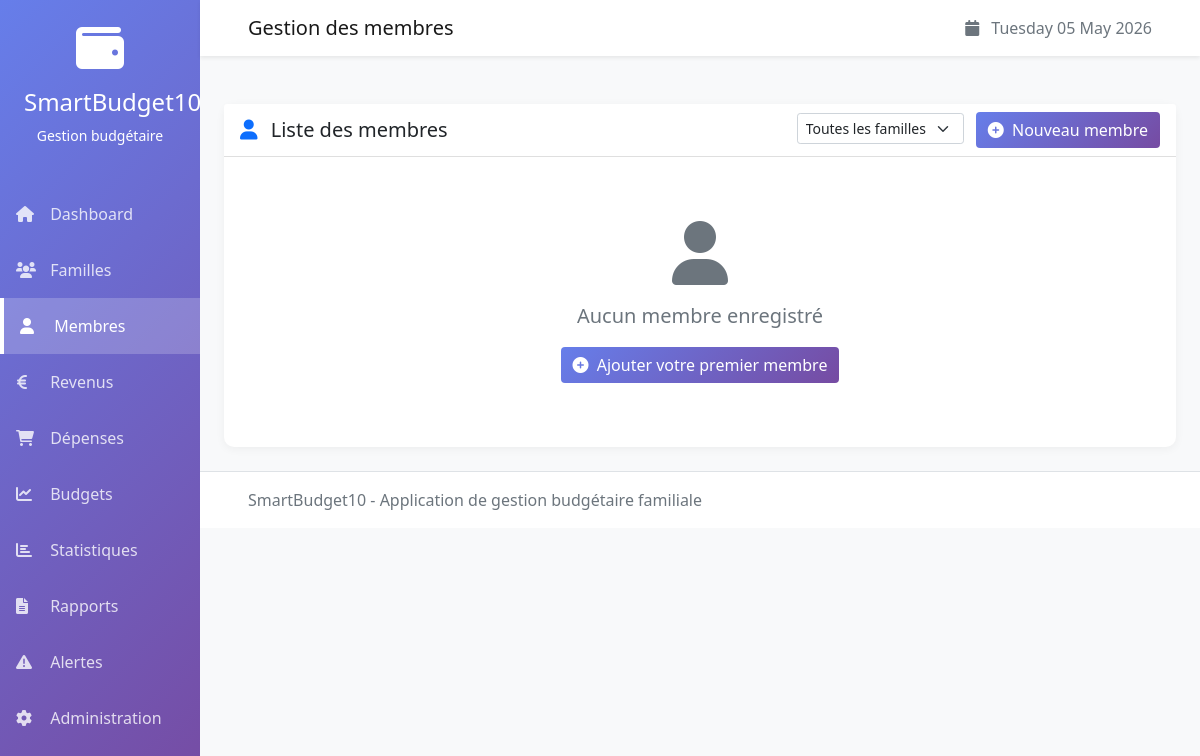
/membres/, run on an earlier commit of the app's database.
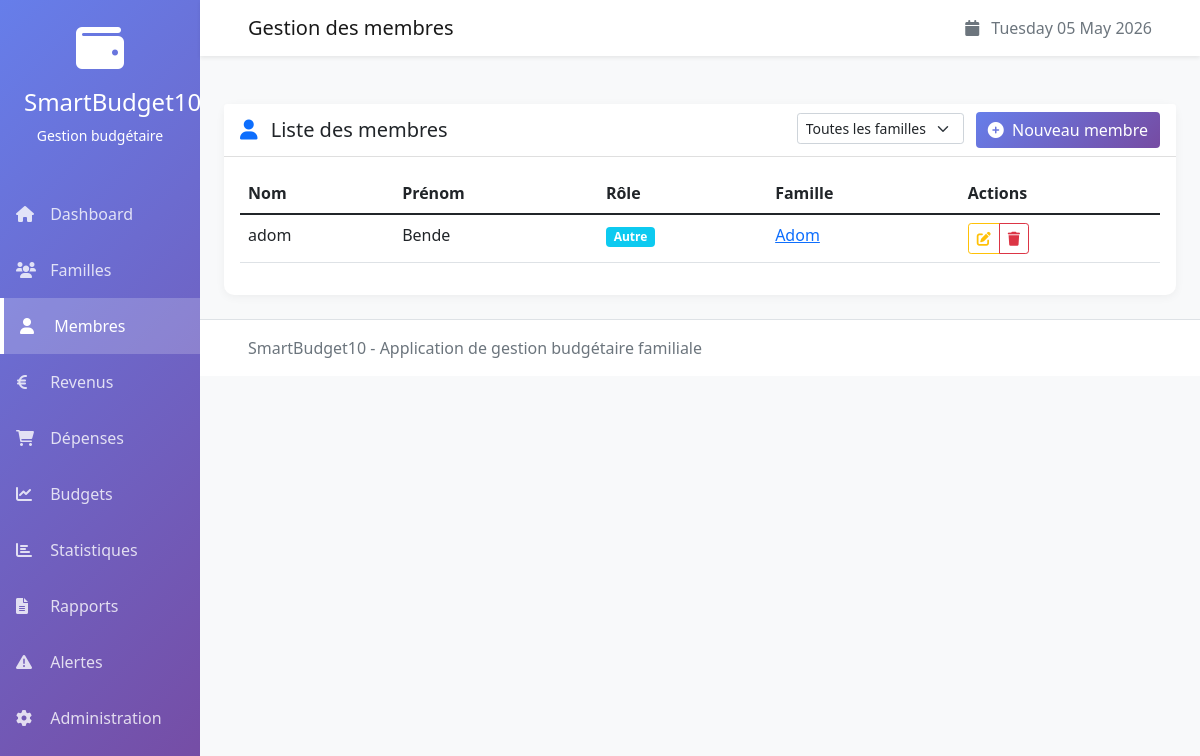
And on a later commit of the database.
### gestionbudgetfamille10/models/membre.py (models this page shows, shortened)
class Membre(models.Model):
    ROLE_CHOICES = [
        ('parent', 'Parent'),
        ('enfant', 'Enfant'),
        ('autre', 'Autre'),
    ]
    idMembre = models.AutoField(primary_key=True)
    Nom = models.CharField(max_length=50)
    Prenom = models.CharField(max_length=50)
    Role = models.CharField(max_length=20, choices=ROLE_CHOICES, default='enfant')
    idFamille = models.ForeignKey(Famille, on_delete=models.CASCADE, related_name='membres')
    class Meta:
        verbose_name = "Membre"
        verbose_name_plural = "Membres"

### gestionbudgetfamille10/models/famille.py (models this page shows, shortened)
class Famille(models.Model):
    idFamille = models.AutoField(primary_key=True)
    NomFamille = models.CharField(max_length=100)
    NombreMembres = models.IntegerField(default=1)
    class Meta:
        verbose_name = "Famille"
        verbose_name_plural = "Familles"

### gestionbudgetfamille10/views/membre_views.py (the view)
# urls.py: path('membres/', membre_views.liste_membres, name='liste_membres'),
def liste_membres(request):
    famille_id = request.GET.get('famille')
    if famille_id:
        membres = Membre.objects.filter(idFamille_id=famille_id)
    else:
        membres = Membre.objects.all()
    familles = Famille.objects.all()
    return render(request, 'gestionbudgetfamille10/membre/liste.html', {
        'membres': membres,
        'familles': familles
    })

### gestionbudgetfamille10/templates/gestionbudgetfamille10/membre/liste.html (shortened to what this page needs)
{% extends 'gestionbudgetfamille10/base.html' %}
{% block page_title %}Gestion des membres{% endblock %}
{% block content %}
<div class="row">
    <div class="col-12">
        <div class="card">
            <div class="card-header bg-white d-flex justify-content-between align-items-center">
                <h5 class="mb-0">
                    <i class="fas fa-user text-primary me-2"></i>
                    Liste des membres
                </h5>
                <div>
                    <select class="form-select form-select-sm d-inline-block w-auto me-2" id="familleFilter">
                        <option value="">Toutes les familles</option>
                    </select>
                    <a href="{% url 'ajouter_membre' %}" class="btn btn-primary">
                        <i class="fas fa-plus-circle me-1"></i>
                        Nouveau membre
                    </a>
                </div>
            </div>
            <div class="card-body">
                {% if membres %}
                    <div class="table-responsive">
                        <table class="table table-hover">
                            <thead>
                                <tr>
                                    <th>Nom</th>
                                    <th>Prénom</th>
                                    <th>Rôle</th>
                                    <th>Famille</th>
                                    <th>Actions</th>
                                </tr>
                            </thead>
                            <tbody>
                                {% for membre in membres %}
                                    <tr>
                                        <td>{{ membre.Nom }}</td>
                                        <td>{{ membre.Prenom }}</td>
                                        <td>
                                            <span class="badge {% if membre.Role == 'parent' %}bg-primary{% else %}bg-info{% endif %}">
                                                {{ membre.get_Role_display }}
                                            </span>
                                        </td>
                                        <td>
                                            <a href="{% url 'detail_famille' membre.idFamille.idFamille %}">
                                                {{ membre.idFamille.NomFamille }}
                                            </a>
                                        </td>
                                        <td>
                                            <div class="btn-group btn-group-sm">
                                                <a href="{% url 'modifier_membre' membre.idMembre %}"
                                                   class="btn btn-outline-warning" title="Modifier">
                                                    <i class="fas fa-edit"></i>
                                                </a>
                                                <a href="{% url 'supprimer_membre' membre.idMembre %}"
                                                   class="btn btn-outline-danger" title="Supprimer">
                                                    <i class="fas fa-trash"></i>
                                                </a>
                                            </div>
                                        </td>
                                    </tr>
                                {% endfor %}
                            </tbody>
                        </table>
                    </div>
                {% else %}
                    <div class="text-center py-5">
                        <i class="fas fa-user fa-4x text-muted mb-3"></i>
                        <p class="lead text-muted">Aucun membre enregistré</p>
                        <a href="{% url 'ajouter_membre' %}" class="btn btn-primary">
                            <i class="fas fa-plus-circle me-1"></i>
                            Ajouter votre premier membre
                        </a>
                    </div>
                {% endif %}
            </div>
        </div>
    </div>
</div>
{% endblock %}

### gestionbudgetfamille10/templates/gestionbudgetfamille10/base.html (shortened to what this page needs)
<!DOCTYPE html>
<html lang="fr">
<head>
    <link href="https://cdn.jsdelivr.net/npm/bootstrap@5.1.3/dist/css/bootstrap.min.css" rel="stylesheet">
    <link rel="stylesheet" href="https://cdnjs.cloudflare.com/ajax/libs/font-awesome/6.0.0/css/all.min.css">
</head>
<body>
    <div class="container-fluid">
        <div class="row">
            <div class="col-md-2 p-0 sidebar">
                <div class="p-4 text-center text-white">
                    <i class="fas fa-wallet fa-3x mb-3"></i>
                    <h4>SmartBudget10</h4>
                    <p class="small">Gestion budgétaire</p>
                </div>
                <nav class="nav flex-column">
                    <a class="nav-link {% if request.resolver_match.url_name == 'dashboard' %}active{% endif %}" href="{% url 'dashboard' %}">
                        <i class="fas fa-home"></i> Dashboard
                    </a>
                    <a class="nav-link {% if request.resolver_match.url_name == 'liste_familles' %}active{% endif %}" href="{% url 'liste_familles' %}">
                        <i class="fas fa-users"></i> Familles
                    </a>
                    <a class="nav-link {% if request.resolver_match.url_name == 'liste_membres' %}active{% endif %}" href="{% url 'liste_membres' %}">
                        <i class="fas fa-user"></i> Membres
                    </a>
                    <a class="nav-link {% if request.resolver_match.url_name == 'liste_revenus' %}active{% endif %}" href="{% url 'liste_revenus' %}">
                        <i class="fas fa-euro-sign"></i> Revenus
                    </a>
                    <a class="nav-link {% if request.resolver_match.url_name == 'liste_depenses' %}active{% endif %}" href="{% url 'liste_depenses' %}">
                        <i class="fas fa-shopping-cart"></i> Dépenses
                    </a>
                    <a class="nav-link {% if request.resolver_match.url_name == 'liste_budgets' %}active{% endif %}" href="{% url 'liste_budgets' %}">
                        <i class="fas fa-chart-line"></i> Budgets
                    </a>
                    <a class="nav-link {% if request.resolver_match.url_name == 'statistiques' %}active{% endif %}" href="{% url 'statistiques' %}">
                        <i class="fas fa-chart-bar"></i> Statistiques
                    </a>
                    <a class="nav-link {% if request.resolver_match.url_name == 'generer_rapport' %}active{% endif %}" href="{% url 'generer_rapport' %}">
                        <i class="fas fa-file-alt"></i> Rapports
                    </a>
                    <a class="nav-link {% if request.resolver_match.url_name == 'alertes' %}active{% endif %}" href="{% url 'alertes' %}">
                        <i class="fas fa-exclamation-triangle"></i> Alertes
                    </a>
                    <a class="nav-link" href="/admin">
                        <i class="fas fa-cog"></i> Administration
                    </a>
                </nav>
            </div>
            <div class="col-md-10 p-0 main-content">
                <nav class="navbar navbar-expand-lg navbar-light bg-white shadow-sm px-4">
                    <div class="container-fluid">
                        <span class="navbar-brand">
                            {% block page_title %}SmartBudget10{% endblock %}
                        </span>
                        <div class="d-flex">
                            <span class="text-muted">
                                <i class="fas fa-calendar me-2"></i>
                                {% now "l d F Y" %}
                            </span>
                        </div>
                    </div>
                </nav>
                <div class="px-4 pt-4">
                </div>
                <div class="p-4">
                    {% block content %}{% endblock %}
                </div>
                <footer class="footer mt-auto py-3 px-4">
                    <div class="container-fluid">
                        <span class="text-muted">SmartBudget10 - Application de gestion budgétaire familiale</span>
                    </div>
                </footer>
            </div>
        </div>
    </div>
</body>
</html>

### gestionbudgetfamille10/templates/gestionbudgetfamille10/base.html (style rules this page uses)
.sidebar { min-height: 100vh; background: linear-gradient(135deg, #667eea 0%, #764ba2 100%); }
.sidebar .nav-link { color: rgba(255,255,255,.8); padding: 1rem; transition: all 0.3s; }
.sidebar .nav-link.active { color: white; background: rgba(255,255,255,.2); border-left: 4px solid white; }
.sidebar .nav-link i { margin-right: 10px; width: 20px; }
.main-content { background-color: #f8f9fa; min-height: 100vh; }
.card { border: none; border-radius: 10px; box-shadow: 0 2px 10px rgba(0,0,0,.05); transition: transform 0.3s; }
.btn-primary { background: linear-gradient(135deg, #667eea 0%, #764ba2 100%); border: none; }
.footer { background: white; border-top: 1px solid #dee2e6; }

What changed in the data, as far as the page shows it:
added Membre: Nom "adom", Prenom "Bende", Role "Autre", idFamille.NomFamille "Adom"
Also different on the page:
text no longer shown: "Aucun membre enregistré Ajouter votre premier membre"
text now shown: "Nom Prénom Rôle Famille Actions"
